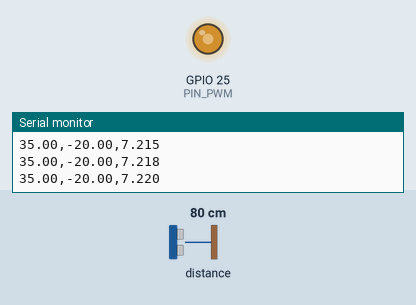
The sketch below on a simulated ESP32. On the bench: output pins drawn as LEDs (lit = HIGH), the last lines printed to the serial monitor. The test bench sets the inputs (shaded band); at power-on: distance to the obstacle 80 cm.

Above: at 1.3 s.
1.4 s: distance to the obstacle set to 4 cm
4.4 s: distance to the obstacle set to 60 cm
At 4.9 s:
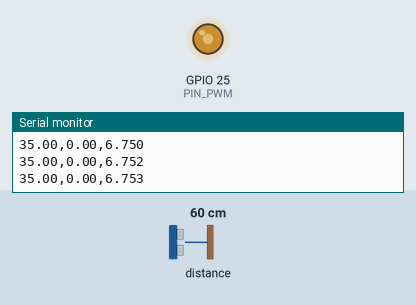
5.9 s: distance to the obstacle set to 250 cm
At 7.3 s:
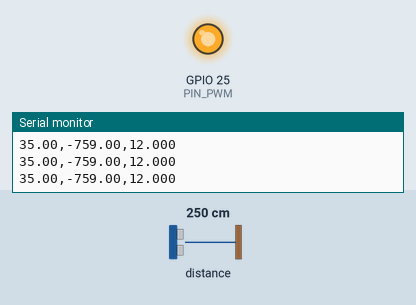
Timing chart, 0 to 8.9 s (numbered marks = the images above; inputs shaded):
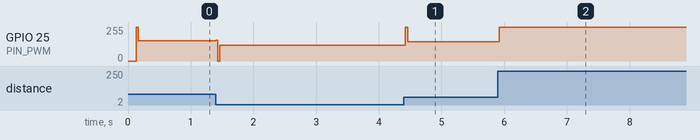

The sketch:

levitador_control_prop.ino
```cpp
#include "definitions.h"
#include <Wire.h>

// Tiempo de muestreo
const float h = 0.025;

// Parámetros del sistema
const float calibration = 60;
const float umax = 12;
const float umin = 0;
const float b = 46.944;
const float L = 0.601;
const float tau1 = 0.658;

// Ganancias PID
const float kp = 1.5 * (0.37 / (b * L)) + (0.02 * tau1 / (b * L * L));
const float ki = 1.05 * (0.03 / (b * L * L)) + (0.0012 * tau1 / (b * L * L * L));
const float kd = 1.4 * (0.16 / b) + (0.28 * tau1 / (b * L));

float reference = 1.0;  // Setpoint inicial (altura en cm)
float y, u, usat, e, e_anterior = 0;
float integral = 0, derivada = 0;
const float ueq = 6;
int  v_previo=0;
// ⚠️ IMPORTANTE: Usa un pin ADC1 para evitar problemas
const int potmeterPin = 34;
int potmeterVal = 0;

void setup() {
    Serial.begin(115200);
    Wire.begin();

    pinMode(potmeterPin, INPUT);
    analogSetPinAttenuation(potmeterPin, ADC_11db);  // Rango de 0V a 3.6V

    while (!setupSensor()) {
        vTaskDelay(1000);
    }
    setupPwm();
    vTaskDelay(100);

    xTaskCreatePinnedToCore(
        controlTask,
        "PID Control Task",
        8192, NULL, 1, NULL, CORE_1
    );
}

// ***************************************************************************
//                CONTROL PID DEL LEVITADOR
// ***************************************************************************

static void controlTask(void *pvParameters) {
    const TickType_t taskInterval = pdMS_TO_TICKS(h * 1000);
    TickType_t xLastWakeTime = xTaskGetTickCount();

    for (;;) {


        reference= 35;
        // Medición de la distancia
        y = calibration - (float)sensor.readRangeContinuousMillimeters() / 10;

        // Cálculo del error
        e = reference - y;

        // Control PID
        float P = kp * e;
        integral += e * h;
        float I = ki * integral;
        derivada = (e - e_anterior) / h;
        float D = kd * derivada;
        e_anterior = e;
        u = P + I + D + ueq;

        // Saturación
        usat = constrain(u, umin, umax);
        voltsToFan(usat);

        // 📊 FORMATO PARA SERIAL PLOTTER (CSV)
        Serial.printf("%.2f,%.2f,%.3f\n", reference, y, usat);


        // Mantener el periodo de muestreo exacto
        vTaskDelayUntil(&xLastWakeTime, taskInterval);
    }
}

void loop() {
    vTaskDelete(NULL);
}
```

definitions.h
```cpp
#include <VL53L0X.h>


// definición de los nucleos en el esp32
#define CORE_0 0   // nucleo base usado por algunas tareas procesador
#define CORE_1 1   // nucleo para el usuario, poner aqui las tareas críticas

// Esta es la configuración del PWM
#define  FREQUENCY_PWM     25000 // frecuencia del pwa
#define  RESOLUTION_PWM    11  // bits del pwm
#define  PIN_PWM          25   // pin del pwm 1


float  voltsToPwm =   (pow(2, RESOLUTION_PWM) - 1) / 12;


//sensor laser
//conectar GPIO 22 SCL
//conectar GPIO 21 a SDA
VL53L0X sensor;


bool setupSensor(void){
    // we set the laser sensor
    sensor.setTimeout(100);
    if(!sensor.init()){
        printf("No se detecto sensor\n");
        return false;
        }
    sensor.startContinuous();
    sensor.setMeasurementTimingBudget(20000);
    return true;
}

void setupPwm(void){
    ledcAttach(PIN_PWM,  FREQUENCY_PWM , RESOLUTION_PWM);
    // use las siguientes en PLATTFORMIO en vez de la anterior
    //ledcSetup(0,  FREQUENCY_PWM , RESOLUTION_PWM);
    //ledcAttachPin(PWMPIN, 0);
}

void voltsToFan(float volts){
    uint16_t pwm = volts * voltsToPwm;
    ledcWrite(PIN_PWM , pwm);
}


float movingAverage(float newValue) {
    const int filterSize = 20;
    static float filter_values[filterSize] = {0.0};  // Array to store the last 'FILTER_SIZE' values
    static int index = 0;  // Current index in the array
    static float sum = 0.0;  // Sum of the current values in the array
    static int count = 0;  // Number of values added to the filter

    // Subtract the oldest value from sum and replace it with the new value
    sum = sum - filter_values[index] + newValue;
    filter_values[index] = newValue;

    // Update the index, and wrap around if necessary
    index = (index + 1) % filterSize ;

    // Keep track of how many values have been added to the filter
    if (count < filterSize ) {
        count++;
    }
    // Return the average of the values in the filter
    return sum / count;
}
```

Measured:
- after the input at 4.4 s, GPIO 25 (PIN_PWM): 119/255 → 143/255 at once, → 144/255 0.60 s later
